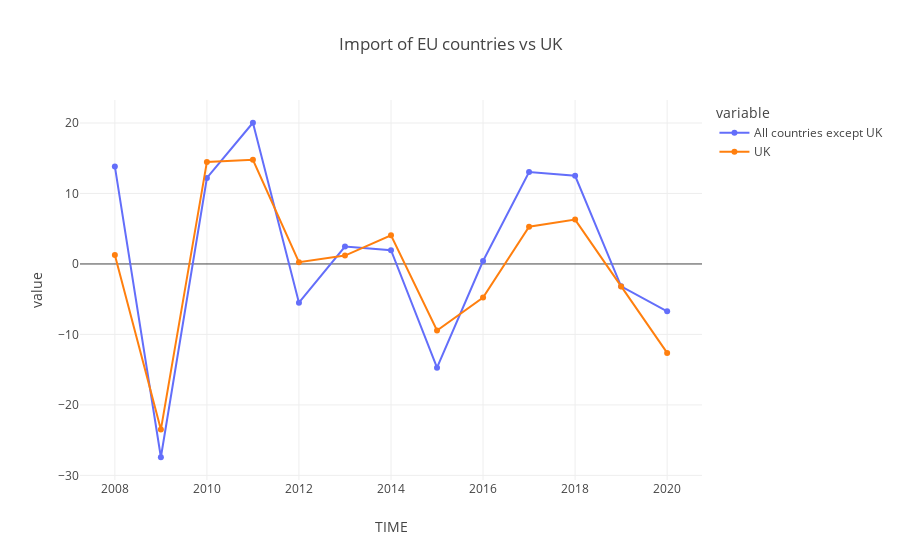

Notebook code for this chart:
### Code cell
#dataframe: import all countries vs UK in percentage change, previous period

df_im_eu_gbr = df_im_percent_eu[(df_im_percent_eu.LOCATION == 'GBR')]       # only data of UK
df_im_eu_other = df_im_percent_eu[(df_im_percent_eu.LOCATION != 'GBR')]     # data of other countries except UK

#take the yearly average value of all other countries except UK
df_im_eu_avg = df_im_eu_other.groupby('TIME').mean()
df_im_eu_avg = df_im_eu_avg.rename(columns={'Value': 'All countries except UK'})

#plotting
fig_im_base_eu = px.line(df_im_eu_avg['All countries except UK'], title='Import of EU countries vs UK', markers=True)
fig_im_base_eu.add_scatter(x=df_im_eu_gbr['TIME'], y=df_im_eu_gbr['Value'], mode='lines+markers', name='UK')
fig_im_base_eu.update_layout(template=None, autosize=False)

fig_im_base_eu.show()

### Figure 1 — Plotly figure (JSON) as saved in the notebook; plotly's stock layout.template omitted (floating-point values rounded to 4 significant figures)
{"data": [{"hovertemplate": "variable=All countries except UK<br>TIME=%{x}<br>value=%{y}<extra></extra>", "legendgroup": "All countries except UK", "line": {"color": "#636efa", "dash": "solid"}, "marker": {"symbol": "circle"}, "mode": "markers+lines", "name": "All countries except UK", "orientation": "v", "showlegend": true, "type": "scatter", "x": [2008, 2009, 2010, 2011, 2012, 2013, 2014, 2015, 2016, 2017, 2018, 2019, 2020], "xaxis": "x", "y": [13.85, -27.43, 12.2, 20.04, -5.494, 2.474, 1.949, -14.71, 0.4159, 13.06, 12.52, -3.171, -6.728], "yaxis": "y"}, {"mode": "lines+markers", "name": "UK", "type": "scatter", "x": [2008, 2009, 2010, 2011, 2012, 2013, 2014, 2015, 2016, 2017, 2018, 2019, 2020], "y": [1.268, -23.51, 14.48, 14.79, 0.2599, 1.19, 4.068, -9.437, -4.766, 5.286, 6.294, -3.208, -12.62]}], "layout": {"autosize": false, "legend": {"title": {"text": "variable"}, "tracegroupgap": 0}, "title": {"text": "Import of EU countries vs UK"}, "xaxis": {"anchor": "y", "domain": [0, 1], "title": {"text": "TIME"}}, "yaxis": {"anchor": "x", "domain": [0, 1], "title": {"text": "value"}}}}
